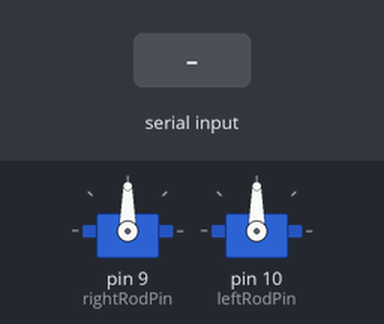
This sketch was run on a simulated Arduino Uno, built with avr-gcc and run on an emulated ATmega328P. Parts: 2 × servo. Inputs (shaded band) come from the test bench.

Above: at 1.2 s.
1.3 s: "b" received over Serial
At 1.77 s:
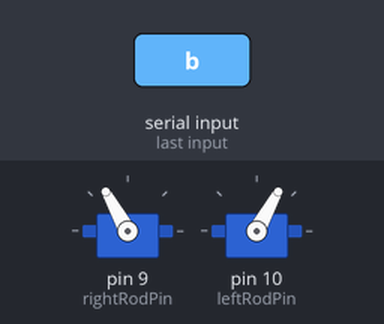
4.3 s: "l" received over Serial
10.3 s: "L" received over Serial
At 14.7 s:
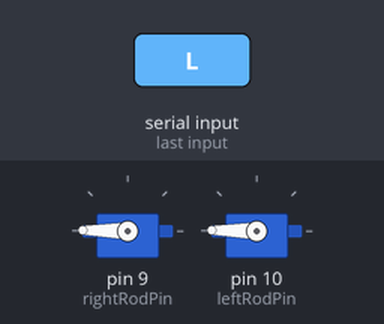
18.0 s: "r" received over Serial
At 18.39 s:
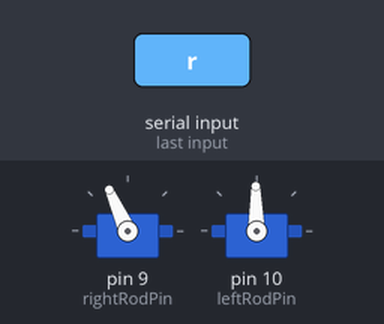
21.0 s: "R" received over Serial
At 23.82 s:
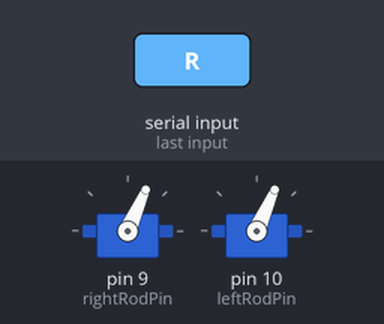
Timing chart, 0 to 25.0 s (numbered marks = the images above; inputs shaded):
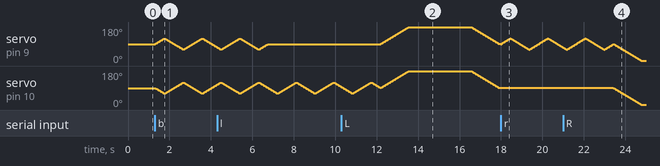

The sketch:

dowsing2.ino
```cpp
//=========================================
//global variables
//=========================================
#include <Servo.h>

const int rightRodPin = 9;
const int leftRodPin = 10;
Servo rightServo;
Servo leftServo;
int rAngle = 90;   // right servo position in degrees
int lAngle = 90;   // left servo position in degrees


//=========================================
//setup
//=========================================
void setup() {
  rightServo.attach(rightRodPin);
  leftServo.attach(leftRodPin);

  Serial.begin(9600);
}


//=========================================
//loop
//=========================================
void loop() {
  if (Serial.available()) {
    char command = Serial.read();

    switch (command) {
      case 'f':
        //move forward
        moveForward();
        break;
        //------------------------

      case 'b':
        //turn around 180 degrees
        turnAround();
        break;
        //------------------------

      case 'l':
        //upcoming left(within 10 seconds)
        incomingLeft();
        break;
        //------------------------

      case 'L':
        //turn left now
        turnLeft();
        break;
        //------------------------

      case 'r':
        //upcoming right(within 10 seconds)
        incomingRight();
        break;
        //------------------------

      case 'R':
        //turn tight now
        turnRight();
        break;
        //------------------------

      case 's':
        //stop
        temporaryStop();
        break;
        //------------------------

      case 'S':
        //stop, you've reached your destination
        reachedDestination();
        break;
        //------------------------
    }
  }
}

//=========================================
// Move Forward Function
//=========================================
void moveForward() {
  //turn both rods to straight position
    rAngle = 90;
    lAngle = 90;
    rightServo.write(rAngle);
    leftServo.write(lAngle);
    delay(15);
}

//=========================================
// Turn Around Function
//=========================================
void turnAround() {
  //close both rods
  for (int i = 0; i < 30; i++) {
    rAngle = 90 + i; //turn left
    lAngle = 90 - i; //turn right
    rightServo.write(rAngle);
    leftServo.write(lAngle);
    delay(15);
  }

  //open both rods
  for (int i = 0; i < 60; i++) {
    rAngle = 120 - i; //turn right
    lAngle = 60 + i; //turn left
    rightServo.write(rAngle);
    leftServo.write(lAngle);
    delay(15);
  }

  //close both rods
  for (int i = 0; i < 60; i++) {
    rAngle = 60 + i; //turn left
    lAngle = 120 - i; //turn right
    rightServo.write(rAngle);
    leftServo.write(lAngle);
    delay(15);
  }

  //open both rods
  for (int i = 0; i < 60; i++) {
    rAngle = 120 - i; //turn right
    lAngle = 60 + i; //turn left
    rightServo.write(rAngle);
    leftServo.write(lAngle);
    delay(15);
  }

  //close both rods
  for (int i = 0; i < 60; i++) {
    rAngle = 60 + i; //turn left
    lAngle = 120 - i; //turn right
    rightServo.write(rAngle);
    leftServo.write(lAngle);
    delay(15);
  }

  //open both rods
  for (int i = 0; i < 60; i++) {
    rAngle = 120 - i; //turn right
    lAngle = 60 + i; //turn left
    rightServo.write(rAngle);
    leftServo.write(lAngle);
    delay(15);
  }

  //close both rods
  for (int i = 0; i < 30; i++) {
    rAngle = 60 + i; //turn left
    lAngle = 120 - i; //turn right
    rightServo.write(rAngle);
    leftServo.write(lAngle);
    delay(15);
  }

}

//=========================================
// Incoming Left Function
//=========================================
void incomingLeft() {
  //close both rods
  for (int i = 0; i < 30; i++) {
    lAngle = 90 - i; //turn right
    leftServo.write(lAngle);
    delay(15);
  }

  //open both rods
  for (int i = 0; i < 60; i++) {
    lAngle = 60 + i; //turn left
    leftServo.write(lAngle);
    delay(15);
  }

  //close both rods
  for (int i = 0; i < 60; i++) {
    lAngle = 120 - i; //turn right
    leftServo.write(lAngle);
    delay(15);
  }

  //open both rods
  for (int i = 0; i < 60; i++) {
    lAngle = 60 + i; //turn left
    leftServo.write(lAngle);
    delay(15);
  }

  //close both rods
  for (int i = 0; i < 60; i++) {
    lAngle = 120 - i; //turn right
    leftServo.write(lAngle);
    delay(15);
  }

  //open both rods
  for (int i = 0; i < 60; i++) {
    lAngle = 60 + i; //turn left
    leftServo.write(lAngle);
    delay(15);
  }

  //close both rods
  for (int i = 0; i < 30; i++) {
    lAngle = 120 - i; //turn right
    leftServo.write(lAngle);
    delay(15);
  }
}

//=========================================
// Turn Left Function
//=========================================
void turnLeft() {
  //turn both rods to left
  for (int i = 0; i < 90; i++) {
    rAngle = 90 + i;
    lAngle = 90 + i;
    rightServo.write(rAngle);
    leftServo.write(lAngle);
    delay(15);
  }

  //wait for 3 seconds
  delay(3000);

  //return both rods to straight position
  for (int i = 0; i < 90; i++) {
    rAngle = 180 - i;
    lAngle = 180 - i;
    rightServo.write(rAngle);
    leftServo.write(lAngle);
    delay(15);
  }

}

//=========================================
// Incoming Right Function
//=========================================
void incomingRight() {
  //close both rods
  for (int i = 0; i < 30; i++) {
    rAngle = 90 + i; //turn left
    rightServo.write(rAngle);
    delay(15);
  }

  //open both rods
  for (int i = 0; i < 60; i++) {
    rAngle = 120 - i; //turn right
    rightServo.write(rAngle);
    delay(15);
  }

  //close both rods
  for (int i = 0; i < 60; i++) {
    rAngle = 60 + i; //turn left
    rightServo.write(rAngle);
    delay(15);
  }

  //open both rods
  for (int i = 0; i < 60; i++) {
    rAngle = 120 - i; //turn right
    rightServo.write(rAngle);
    delay(15);
  }

  //close both rods
  for (int i = 0; i < 60; i++) {
    rAngle = 60 + i; //turn left
    rightServo.write(rAngle);
    delay(15);
  }

  //open both rods
  for (int i = 0; i < 60; i++) {
    rAngle = 120 - i; //turn right
    rightServo.write(rAngle);
    delay(15);
  }

  //close both rods
  for (int i = 0; i < 30; i++) {
    rAngle = 60 + i; //turn left
    rightServo.write(rAngle);
    delay(15);
  }

}

//=========================================
// Turn Right Function
//=========================================
void turnRight() {
  //turn both rods to right
  for (int i = 0; i < 90; i++) {
    rAngle = 90 - i;
    lAngle = 90 - i;
    rightServo.write(rAngle);
    leftServo.write(lAngle);
    delay(15);
  }

  //wait for 3 seconds
  delay(3000);

  //return both rods to straight position
  for (int i = 0; i < 90; i++) {
    rAngle = i;
    lAngle = i;
    rightServo.write(rAngle);
    leftServo.write(lAngle);
    delay(15);
  }
}

//=========================================
// Temporary Stop Function
//=========================================
void temporaryStop() {
  //close both rods
  for (int i = 0; i < 90; i++) {
    rAngle = 90 + i; //turn left
    lAngle = 90 - i; //turn right
    rightServo.write(rAngle);
    leftServo.write(lAngle);
    delay(15);
  }

  //wait for 3 seconds
  delay(3000);

  //return both bars to straight position
  for (int i = 0; i < 90; i++) {
    rAngle = 180 - i; //turn left
    lAngle = i; //turn right
    rightServo.write(rAngle);
    leftServo.write(lAngle);
    delay(15);
  }
}

//=========================================
// Reached Destination Function
//=========================================
void reachedDestination() {
  //open both bars
  for (int i = 0; i < 90; i++) {
    rAngle = 90 - i; //turn left
    lAngle = 90 + i; //turn right
    rightServo.write(rAngle);
    leftServo.write(lAngle);
    delay(15);
  }

  //wait for 3 seconds
  delay(6000);

  //return both bars to straight position
  for (int i = 0; i < 90; i++) {
    rAngle = i; //turn right
    lAngle = 180 - i; //turn left
    rightServo.write(rAngle);
    leftServo.write(lAngle);
    delay(15);
  }
}
```

Measured:
- after the input at 10.3 s, servo on pin 9 (rightRodPin): rises from 89° to 180° in 4.3 s, then falls to 91° in 1.3 s
- after the input at 21.0 s, servo on pin 10 (leftRodPin): moves from 91° to 1° over 1.4 s, starting after 2.4 s
